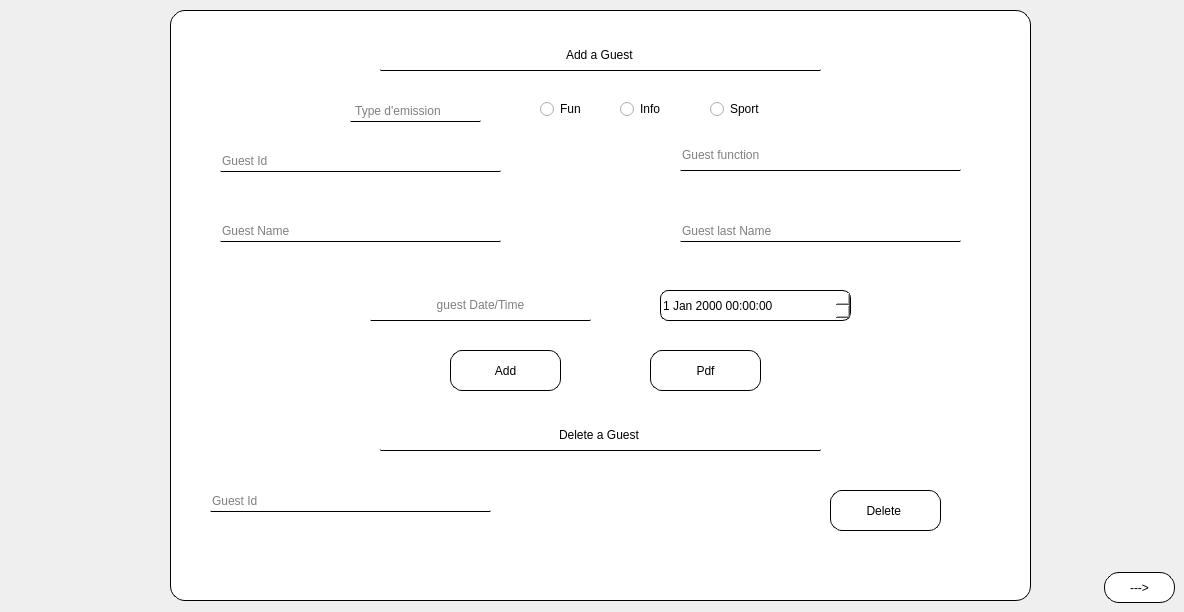
       <widget class="QWidget" name="page_5">
        <widget class="QLabel" name="label_17">
         <property name="geometry">
          <rect>
           <x>170</x>
           <y>10</y>
           <width>861</width>
           <height>591</height>
          </rect>
         </property>
         <property name="styleSheet">
          <string notr="true">background-color:white;
border-radius:15px;
border:0.5px solid;</string>
         </property>
         <property name="text">
          <string/>
         </property>
        </widget>
        <widget class="QLineEdit" name="lineEdit_add_a_a_guest_2">
         <property name="geometry">
          <rect>
           <x>380</x>
           <y>40</y>
           <width>441</width>
           <height>31</height>
          </rect>
         </property>
         <property name="styleSheet">
          <string notr="true">border-radius:1px;
background-color:white;
border-bottom:1px solid;
text-align:center;

</string>
         </property>
         <property name="text">
          <string>Add a Guest</string>
         </property>
         <property name="alignment">
          <set>Qt::AlignCenter</set>
         </property>
         <property name="readOnly">
          <bool>true</bool>
         </property>
        </widget>
        <widget class="QLineEdit" name="lineEdit_guest_id_2">
         <property name="geometry">
          <rect>
           <x>220</x>
           <y>150</y>
           <width>281</width>
           <height>22</height>
          </rect>
         </property>
         <property name="styleSheet">
          <string notr="true">background-color:white;
border-radius:1px;
border-bottom:1px double;</string>
         </property>
         <property name="alignment">
          <set>Qt::AlignLeading|Qt::AlignLeft|Qt::AlignVCenter</set>
         </property>
         <property name="placeholderText">
          <string>Guest Id</string>
         </property>
        </widget>
        <widget class="QLineEdit" name="lineEdit_guest_name_2">
         <property name="geometry">
          <rect>
           <x>220</x>
           <y>220</y>
           <width>281</width>
           <height>22</height>
          </rect>
         </property>
         <property name="styleSheet">
          <string notr="true">background-color:white;
border-radius:1px;
border-bottom:1px double;</string>
         </property>
         <property name="alignment">
          <set>Qt::AlignLeading|Qt::AlignLeft|Qt::AlignVCenter</set>
         </property>
         <property name="placeholderText">
          <string>Guest Name</string>
         </property>
        </widget>
        <widget class="QLineEdit" name="lineEdit_guest_last_name_2">
         <property name="geometry">
          <rect>
           <x>680</x>
           <y>220</y>
           <width>281</width>
           <height>22</height>
          </rect>
         </property>
         <property name="styleSheet">
          <string notr="true">background-color:white;
border-radius:1px;
border-bottom:1px double;</string>
         </property>
         <property name="alignment">
          <set>Qt::AlignLeading|Qt::AlignLeft|Qt::AlignVCenter</set>
         </property>
         <property name="placeholderText">
          <string>Guest last Name</string>
         </property>
        </widget>
        <widget class="QLineEdit" name="lineEdit_guest_function">
         <property name="geometry">
          <rect>
           <x>680</x>
           <y>140</y>
           <width>281</width>
           <height>31</height>
          </rect>
         </property>
         <property name="styleSheet">
          <string notr="true">background-color:white;
border-radius:1px;
border-bottom:1px double;</string>
         </property>
         <property name="alignment">
          <set>Qt::AlignLeading|Qt::AlignLeft|Qt::AlignVCenter</set>
         </property>
         <property name="readOnly">
          <bool>false</bool>
         </property>
         <property name="placeholderText">
          <string>Guest function</string>
         </property>
        </widget>
        <widget class="QLineEdit" name="lineEdit_deleteaguest">
         <property name="geometry">
          <rect>
           <x>380</x>
           <y>420</y>
           <width>441</width>
           <height>31</height>
          </rect>
         </property>
         <property name="styleSheet">
          <string notr="true">border-radius:1px;
background-color:white;
border-bottom:1px solid;
text-align:center;

</string>
         </property>
         <property name="text">
          <string>Delete a Guest</string>
         </property>
         <property name="alignment">
          <set>Qt::AlignCenter</set>
         </property>
         <property name="readOnly">
          <bool>true</bool>
         </property>
        </widget>
        <widget class="QLineEdit" name="lineEdit_guest_id_3">
         <property name="geometry">
          <rect>
           <x>210</x>
           <y>490</y>
           <width>281</width>
           <height>22</height>
          </rect>
         </property>
         <property name="styleSheet">
          <string notr="true">background-color:white;
border-radius:1px;
border-bottom:1px double;</string>
         </property>
         <property name="alignment">
          <set>Qt::AlignLeading|Qt::AlignLeft|Qt::AlignVCenter</set>
         </property>
         <property name="placeholderText">
          <string>Guest Id</string>
         </property>
        </widget>
        <widget class="QPushButton" name="pushButton_add_guest">
         <property name="geometry">
          <rect>
           <x>450</x>
           <y>350</y>
           <width>111</width>
           <height>41</height>
          </rect>
         </property>
         <property name="styleSheet">
          <string notr="true">
QPushButton{background-color:white;
border-radius:12px;
border-color:black;
border:1px solid;
}
QPushButton:hover
{
background-color:lightgray;
}</string>
         </property>
         <property name="text">
          <string>Add</string>
         </property>
        </widget>
        <widget class="QPushButton" name="pushButton_delete_a_guest">
         <property name="geometry">
          <rect>
           <x>830</x>
           <y>490</y>
           <width>111</width>
           <height>41</height>
          </rect>
         </property>
         <property name="styleSheet">
          <string notr="true">
QPushButton{background-color:white;
border-radius:12px;
border-color:black;
border:1px solid;
}
QPushButton:hover
{
background-color:lightgray;
}</string>
         </property>
         <property name="text">
          <string>Delete </string>
         </property>
        </widget>
        <widget class="QPushButton" name="pushButton_next_crude_guest">
         <property name="geometry">
          <rect>
           <x>1104</x>
           <y>572</y>
           <width>71</width>
           <height>31</height>
          </rect>
         </property>
         <property name="styleSheet">
          <string notr="true">QPushButton{background-color:white;
border-radius:15px;
border-color:black;
border:1px solid;
}
QPushButton:hover
{
background-color:lightgray;
}</string>
         </property>
         <property name="text">
          <string>---&gt;</string>
         </property>
        </widget>
        <widget class="QPushButton" name="pushButton_pdf_invites">
         <property name="geometry">
          <rect>
           <x>650</x>
           <y>350</y>
           <width>111</width>
           <height>41</height>
          </rect>
         </property>
         <property name="styleSheet">
          <string notr="true">
QPushButton{background-color:white;
border-radius:12px;
border-color:black;
border:1px solid;
}
QPushButton:hover
{
background-color:lightgray;
}</string>
         </property>
         <property name="text">
          <string>Pdf</string>
         </property>
        </widget>
        <widget class="QLineEdit" name="lineEdit_18">
         <property name="geometry">
          <rect>
           <x>370</x>
           <y>290</y>
           <width>221</width>
           <height>31</height>
          </rect>
         </property>
         <property name="styleSheet">
          <string notr="true">background-color:white;
border-radius:1px;
border-bottom:1px double;</string>
         </property>
         <property name="alignment">
          <set>Qt::AlignCenter</set>
         </property>
         <property name="readOnly">
          <bool>true</bool>
         </property>
         <property name="placeholderText">
          <string>guest Date/Time</string>
         </property>
        </widget>
        <widget class="QDateTimeEdit" name="dateTimeEdit_4">
         <property name="geometry">
          <rect>
           <x>660</x>
           <y>290</y>
           <width>191</width>
           <height>31</height>
          </rect>
         </property>
         <property name="styleSheet">
          <string notr="true">background-color:white;
border-radius:8px;
border:1px solid;</string>
         </property>
        </widget>
        <widget class="QRadioButton" name="sport1">
         <property name="geometry">
          <rect>
           <x>710</x>
           <y>100</y>
           <width>83</width>
           <height>18</height>
          </rect>
         </property>
         <property name="styleSheet">
          <string notr="true">background-color:white;
</string>
         </property>
         <property name="text">
          <string>Sport</string>
         </property>
        </widget>
        <widget class="QRadioButton" name="fun1">
         <property name="geometry">
          <rect>
           <x>540</x>
           <y>100</y>
           <width>71</width>
           <height>18</height>
          </rect>
         </property>
         <property name="styleSheet">
          <string notr="true">background-color:white;
</string>
         </property>
         <property name="text">
          <string>Fun</string>
         </property>
        </widget>
        <widget class="QLineEdit" name="lineEdit_27">
         <property name="geometry">
          <rect>
           <x>350</x>
           <y>100</y>
           <width>131</width>
           <height>22</height>
          </rect>
         </property>
         <property name="styleSheet">
          <string notr="true">background-color:white;
border-radius:1px;
border-bottom:1px double;</string>
         </property>
         <property name="alignment">
          <set>Qt::AlignLeading|Qt::AlignLeft|Qt::AlignVCenter</set>
         </property>
         <property name="readOnly">
          <bool>true</bool>
         </property>
         <property name="placeholderText">
          <string> Type d'emission</string>
         </property>
        </widget>
        <widget class="QRadioButton" name="info1">
         <property name="geometry">
          <rect>
           <x>620</x>
           <y>100</y>
           <width>83</width>
           <height>18</height>
          </rect>
         </property>
         <property name="styleSheet">
          <string notr="true">background-color:white;
</string>
         </property>
         <property name="text">
          <string>Info</string>
         </property>
        </widget>
       </widget>
